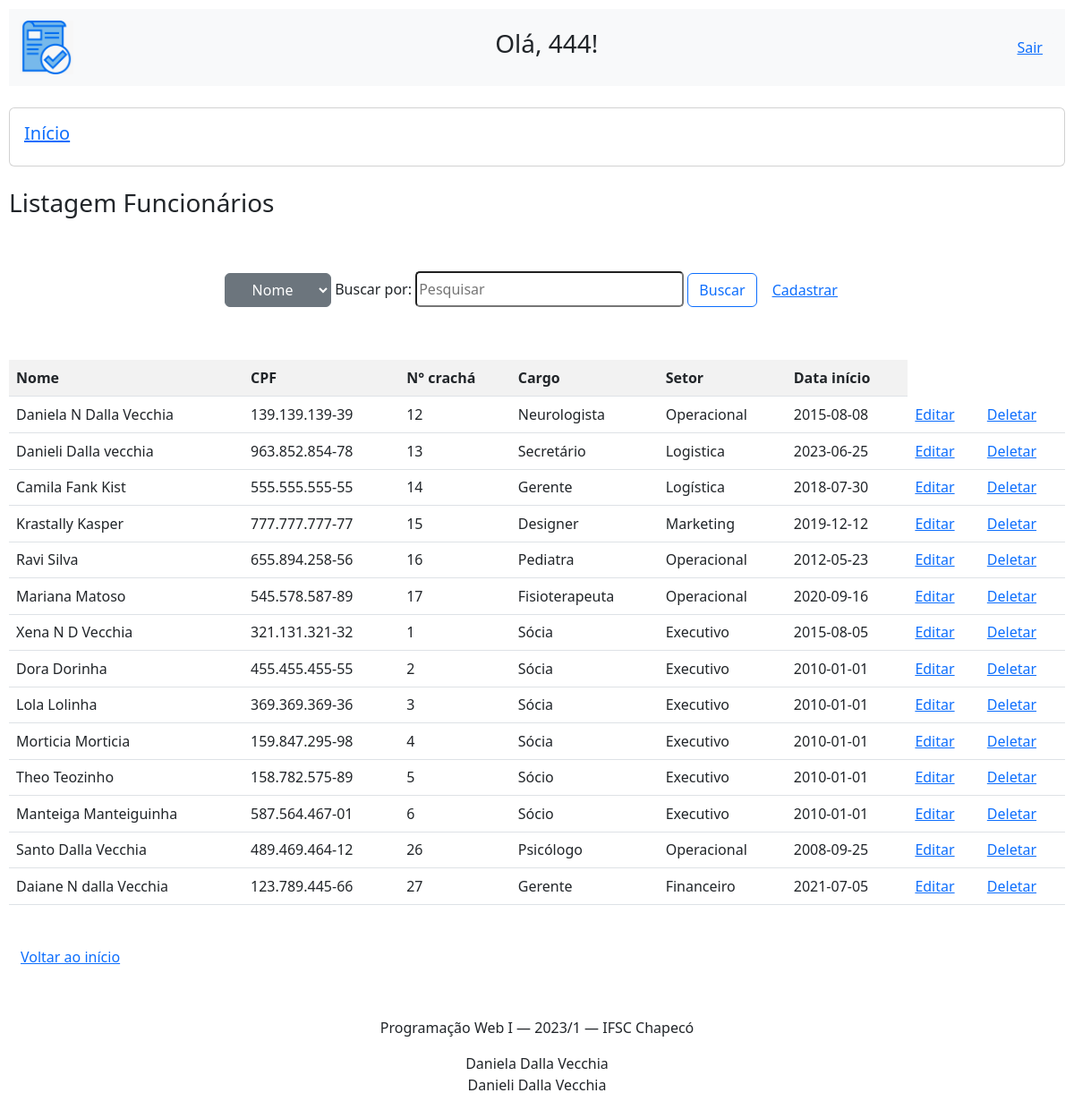
/view/FuncList.php (signed in), run on the app's committed database.
### tables this page shows
CREATE TABLE IF NOT EXISTS `func` (
  `id` int NOT NULL AUTO_INCREMENT,
  `nome_func` varchar(50) DEFAULT NULL,
  `cpf_func` varchar(50) DEFAULT NULL,
  `numCracha_func` int DEFAULT NULL,
  `cargo_func` varchar(50) DEFAULT NULL,
  `setor_func` varchar(50) DEFAULT NULL,
  `dataInicio_func` varchar(50) DEFAULT NULL,
  PRIMARY KEY (`id`) USING BTREE
);

### model/BD.class.php (called while the page is built, shortened)
<?php
class BD
{
    private $host = "localhost";
    private $dbname = "db_aula";
    private $port = 3306;
    private $usuario = "root";
    private $senha = "";
    private $db_charset = "utf8";
    public function conn()
    {
        $conn = "mysql:host=$this->host;dbname=$this->dbname;port=$this->port";
        return new PDO(
            $conn,
            $this->usuario,
            $this->senha,
            [PDO::MYSQL_ATTR_INIT_COMMAND => "SET NAMES " . $this->db_charset]
        );
    }
    public function select($nome_tabela)
    {
        $conn = $this->conn();
        $sql = "SELECT * FROM $nome_tabela;";
        $st = $conn->prepare($sql);
        $st->execute();
        return $st->fetchAll(PDO::FETCH_CLASS);
    }
}

### controller/FuncController.php (called while the page is built, shortened)
<?php
include "../model/BD.class.php";
class FuncController {
    private $model;
    private $table = "func";
    public function __construct(){
        $this->model = new BD();
    }
    public function carregar(){
        return $this->model->select($this->table);
     }
 }

### view/FuncList.php (the view, shortened to what this page needs)
<?php
include '../controller/FuncController.php';
include "base/header.php";
$contato = new FuncController();
if (!empty($_POST)) {
    $load = $contato->pesquisar($_POST);
} else {
    $load = $contato->carregar();
}
?>
<h3>Listagem Funcionários</h3>
<form action="FuncList.php" method="post" class="forms">
<select name="campo" class="btn btn-secondary dropdown-toggle">
        <option value="nome_func">Nome</option>
    </select>
    <label class="form-floating">   Buscar por: </label>
    <input type="text" name="valor" placeholder="Pesquisar" style="width: 300px; height: 40px; border-radius: 5px; border-color: light-gray;"/>
    <button type="submit" class="btn btn-outline-primary">Buscar</button>
    <button class="btn btn-link"><a href="PacienteForm.php">Cadastrar</a></button>
</form>
<table class="table table-striped table-hover">
    <tr>
        <th>Nome</th>
        <th>CPF</th>
        <th>N° crachá</th>
        <th>Cargo</th>
        <th>Setor</th>
        <th>Data início</th>
    </tr>
    <?php
    foreach ($load as $item) {
        echo "<tr>";
        echo "<td>" . $item->nome_func . "</td>";
        echo "<td>" . $item->cpf_func . "</td>";
        echo "<td>" . $item->numCracha_func . "</td>";
        echo "<td>" . $item->cargo_func . "</td>";
        echo "<td>" . $item->setor_func . "</td>";
        echo "<td>" . $item->dataInicio_func . "</td>";
        echo "<td><a href='FuncForm.php?id=$item->id'>Editar</a></td>";
        echo "<td><a onclick='return confirm(\"Deseja Excluir? \")' href='FuncList.php?id=$item->id'>Deletar</a></td>";
        echo "<tr>";
    }
    ?>
</table>
<br>
<button class="btn btn-link"><a href="base/main.php">Voltar ao início</a></button> <br>
<?php
include "base/rodape.php";

### css/style.css (style rules this page uses)
html { height: 100%; width: 100%; padding: 10px; }
form { margin-left: 15%; margin-right: 15%; margin-bottom: 5%; margin-top: 5%; }
.forms { text-align: center; }

### data on the page
func: nome_func "Daniela N Dalla Vecchia", cpf_func "139.139.139-39", numCracha_func "12", cargo_func "Neurologista", setor_func "Operacional", dataInicio_func "2015-08-08"
func: nome_func "Danieli Dalla vecchia", cpf_func "963.852.854-78", numCracha_func "13", cargo_func "Secretário", setor_func "Logistica", dataInicio_func "2023-06-25"
func: nome_func "Camila Fank Kist", cpf_func "555.555.555-55", numCracha_func "14", cargo_func "Gerente", setor_func "Logística", dataInicio_func "2018-07-30"
func: nome_func "Krastally Kasper", cpf_func "777.777.777-77", numCracha_func "15", cargo_func "Designer", setor_func "Marketing", dataInicio_func "2019-12-12"
func: nome_func "Ravi Silva", cpf_func "655.894.258-56", numCracha_func "16", cargo_func "Pediatra", setor_func "Operacional", dataInicio_func "2012-05-23"
func: nome_func "Mariana Matoso", cpf_func "545.578.587-89", numCracha_func "17", cargo_func "Fisioterapeuta", setor_func "Operacional", dataInicio_func "2020-09-16"
func: nome_func "Xena N D Vecchia", cpf_func "321.131.321-32", numCracha_func "1", cargo_func "Sócia", setor_func "Executivo", dataInicio_func "2015-08-05"
func: nome_func "Dora Dorinha", cpf_func "455.455.455-55", numCracha_func "2", cargo_func "Sócia", setor_func "Executivo", dataInicio_func "2010-01-01"
func: nome_func "Lola Lolinha", cpf_func "369.369.369-36", numCracha_func "3", cargo_func "Sócia", setor_func "Executivo", dataInicio_func "2010-01-01"
func: nome_func "Morticia Morticia", cpf_func "159.847.295-98", numCracha_func "4", cargo_func "Sócia", setor_func "Executivo", dataInicio_func "2010-01-01"
func: nome_func "Theo Teozinho", cpf_func "158.782.575-89", numCracha_func "5", cargo_func "Sócio", setor_func "Executivo", dataInicio_func "2010-01-01"
func: nome_func "Manteiga Manteiguinha", cpf_func "587.564.467-01", numCracha_func "6", cargo_func "Sócio", setor_func "Executivo", dataInicio_func "2010-01-01"
func: nome_func "Santo Dalla Vecchia", cpf_func "489.469.464-12", numCracha_func "26", cargo_func "Psicólogo", setor_func "Operacional", dataInicio_func "2008-09-25"
func: nome_func "Daiane N dalla Vecchia", cpf_func "123.789.445-66", numCracha_func "27", cargo_func "Gerente", setor_func "Financeiro", dataInicio_func "2021-07-05"

### other printed values
$login "444"
